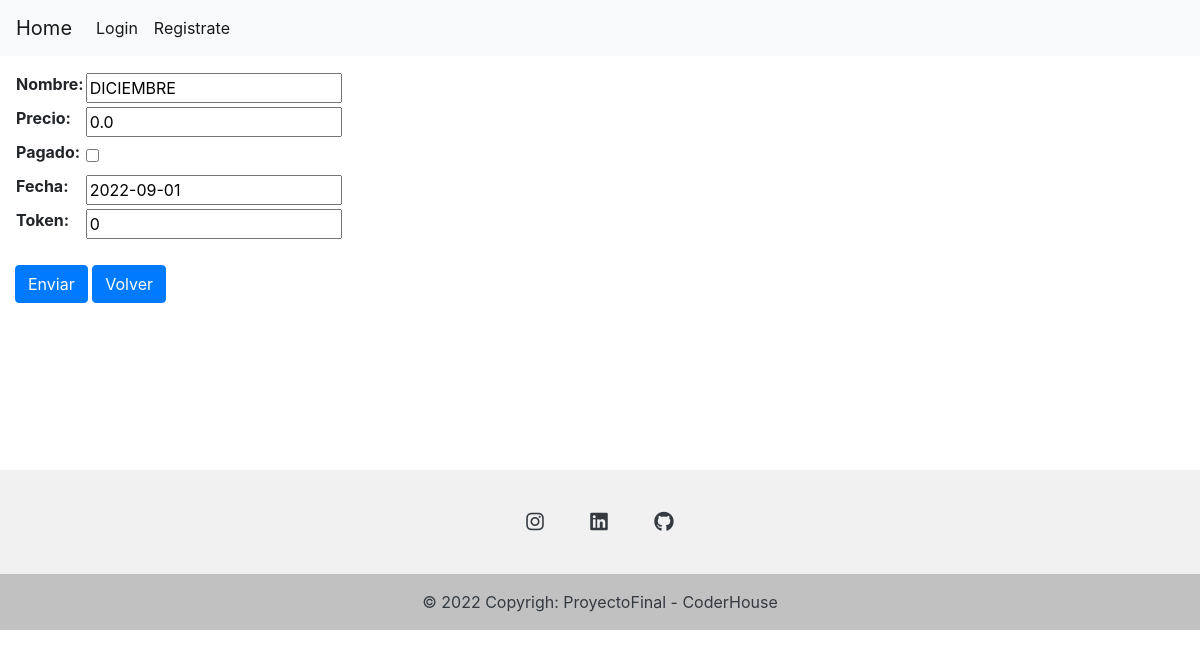
The page /usuarios/actualizar-mes/24/ on the database as committed earlier.
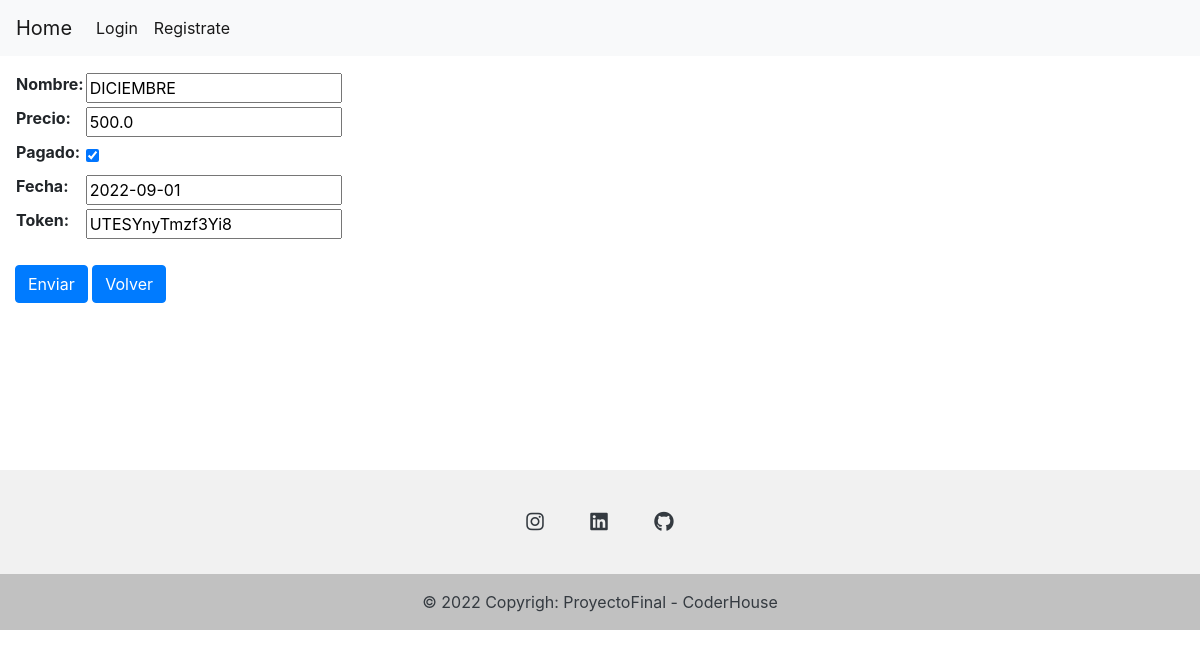
The same page on the database as committed later.
### Servicios/models.py (models this page shows, shortened)
class Meses(models.Model):
    nombre = models.CharField(max_length=40,null=True,blank=True)
    precio=models.FloatField()
    pagado=models.BooleanField(default=False)
    fecha= models.DateField (auto_now=False,null=True,blank=True)
    aleatorio = models.CharField(max_length=40,null=True,blank=True)
    MesesServicio=models.ForeignKey(Servicios, on_delete=models.CASCADE, related_name="MesesServicio",blank=True, null=True)
    class Meta:
        verbose_name = 'Mes'
        verbose_name_plural = 'Meses'

### Servicios/views.py (the view)
# urls.py: path('actualizar-mes/<int:pk>/', actualizar_mes, name='actualizar-mes'),
def actualizar_mes(request, pk):
    if request.method == 'POST':
        form = Formulario_mes(request.POST)
        if form.is_valid():
            mes = Meses.objects.get(id=pk)
            mes.precio = form.cleaned_data['precio']
            mes.pagado = form.cleaned_data['pagado']
            mes.fecha = form.cleaned_data['fecha']
            if mes.pagado :
                mes.aleatorio = get_random_string(length=15)
            else:
                mes.aleatorio = 0
            mes.save()
            return redirect(lista_meses_admin)
    elif request.method == 'GET':
        meses = Meses.objects.get(id=pk)
        form = Formulario_mes(initial={
            'nombre':meses.nombre,
            'precio':meses.precio,
            'pagado':meses.pagado,
            'fecha':meses.fecha,
            'token':meses.aleatorio,
            })
        context = {'form':form}
        return render(request, 'actualizar-mes.html', context=context)

### Servicios/form.py
class Formulario_mes(forms.Form):
    nombre = forms.CharField(max_length=40) #, disabled=True
    precio = forms.FloatField()
    pagado = forms.BooleanField(required=False)
    fecha = forms.DateField()
    token = forms.CharField(max_length=15,required=False)

### templates/actualizar-mes.html (shortened to what this page needs)
{% extends "login.html" %}
{% block body %}
    <form style="margin: 15px ;" action="" method="POST">
        <table>
            {{form.as_table}}
        </table>
        <br>
        <div style="align-content: center;">
            <spam><input class="btn btn-primary" type="submit" value="Enviar"></spam>
            <a href="/usuarios/administrador/" class="btn btn-primary">Volver</a>
        </div>
    </form>
    <br>
</body>
{% endblock %}

Rows that differ between the two databases and show on the page:
changed Meses "DICIEMBRE": precio "0.0" → "500.0"; pagado "☐" → "☑"
Other text that changed with them:
form field token: "0" → "UTESYnyTmzf3Yi8"
